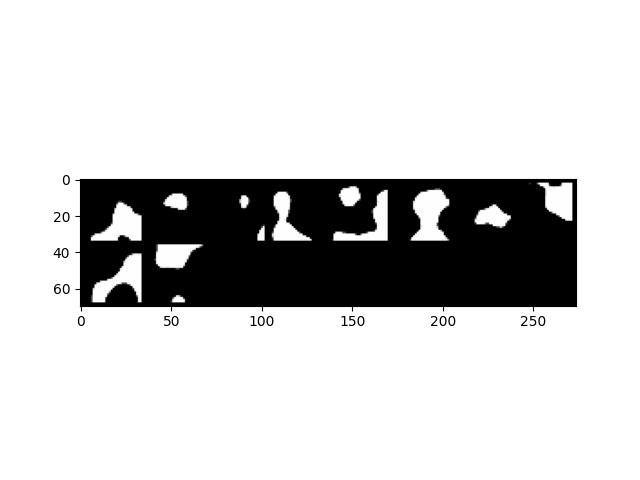

The Python source for this figure:
from tensorflow.python.eager.context import num_gpus
import torch
import numpy as np
from LDM_Ablation_Classes import VAE, LabeledDataset, LDM, AttentionUNet
from torch.utils.data import DataLoader
import torchvision
import matplotlib.pyplot as plt
import time

num_devices = 1
num_nodes = 1
num_workers = 1
accelerator = "gpu"
batch_size = 10
epochs = 10_000
in_channels = 1
out_channels = 1

lr_VAE = 1e-3
lr_DDPM = 1e-3
perceptual_loss_scale = 1
kl_divergence_scale = 0.3

def clamp_output(tensor: torch.Tensor, threshold):
    return torch.where(tensor > threshold, torch.tensor(1.0), torch.tensor(0.0))

checkpoint_path_LDM = "../logs/LDM/version_6/checkpoints/epoch=6989-step=209700.ckpt"

ddpm = AttentionUNet(
    UNet_channel=64,
)
vae = VAE(h_dim=128)

ldm = LDM(ddpm, vae, in_channels, batch_size, num_steps=1000, latent_height=1, latent_width=1, lr=1)

ldm = LDM.load_from_checkpoint(
    checkpoint_path_LDM,
    DDPM=ddpm,
    VAE=vae,
    in_channels=in_channels,
    batch_size=batch_size,
    num_steps=1000,
    latent_height=8,
    latent_width=8,
    lr=lr_DDPM,
)

vae = ldm.VAE


vae = VAE.load_from_checkpoint(
    checkpoint_path="../logs/VAE/version_0/checkpoints/epoch=1115-step=33480.ckpt",
    in_channels=in_channels,
    h_dim=128,
    lr=lr_VAE,
    batch_size=batch_size,
    perceptual_loss_scale=perceptual_loss_scale,
    kl_divergence_scale=kl_divergence_scale,
)


vae = vae.eval().to('cuda')

dataset = np.expand_dims(np.load("../Files/TPV_dataset.npy"), 1)
normalizedDataset = (dataset - np.min(dataset)) / (np.max(dataset) - np.min(dataset))

# dataset = clamp_output(normalizedDataset, 0.5)

normalizedDataset = np.multiply(normalizedDataset, 2) - 1

normalizedDataset = normalizedDataset.astype(np.float32)

dataset = torch.from_numpy(normalizedDataset)


labels = torch.load("../Files/FOM_labels_new.pt")

labeled_dataset = LabeledDataset(dataset, labels)


# defining training classes
train_loader = DataLoader(
    labeled_dataset,
    num_workers=num_workers,
    batch_size=batch_size,
    shuffle=True,
    drop_last=True,
)


for batch in train_loader:
    images, labels = batch
    x = images
    x = x.cuda()

    with torch.no_grad():
        mu, sigma = vae.encode(x)

    epsilon = torch.randn_like(sigma)

    z_reparameterized = mu + torch.multiply(sigma, epsilon) 
    images = vae.decode(z_reparameterized)

    images = images.cpu().detach()
    print(torch.min(images))
    print(torch.max(images))
    images = (images - torch.min(images)) / (torch.max(images) - torch.min(images)) * 255
    images = images.to(torch.int16)
    print(torch.min(images))
    print(torch.max(images))

    grid = torchvision.utils.make_grid(images)
    grid = grid.numpy()
    grid = np.transpose(grid, (1, 2, 0))
    plt.imshow(grid)
    plt.savefig("test.jpg")
    exit()
